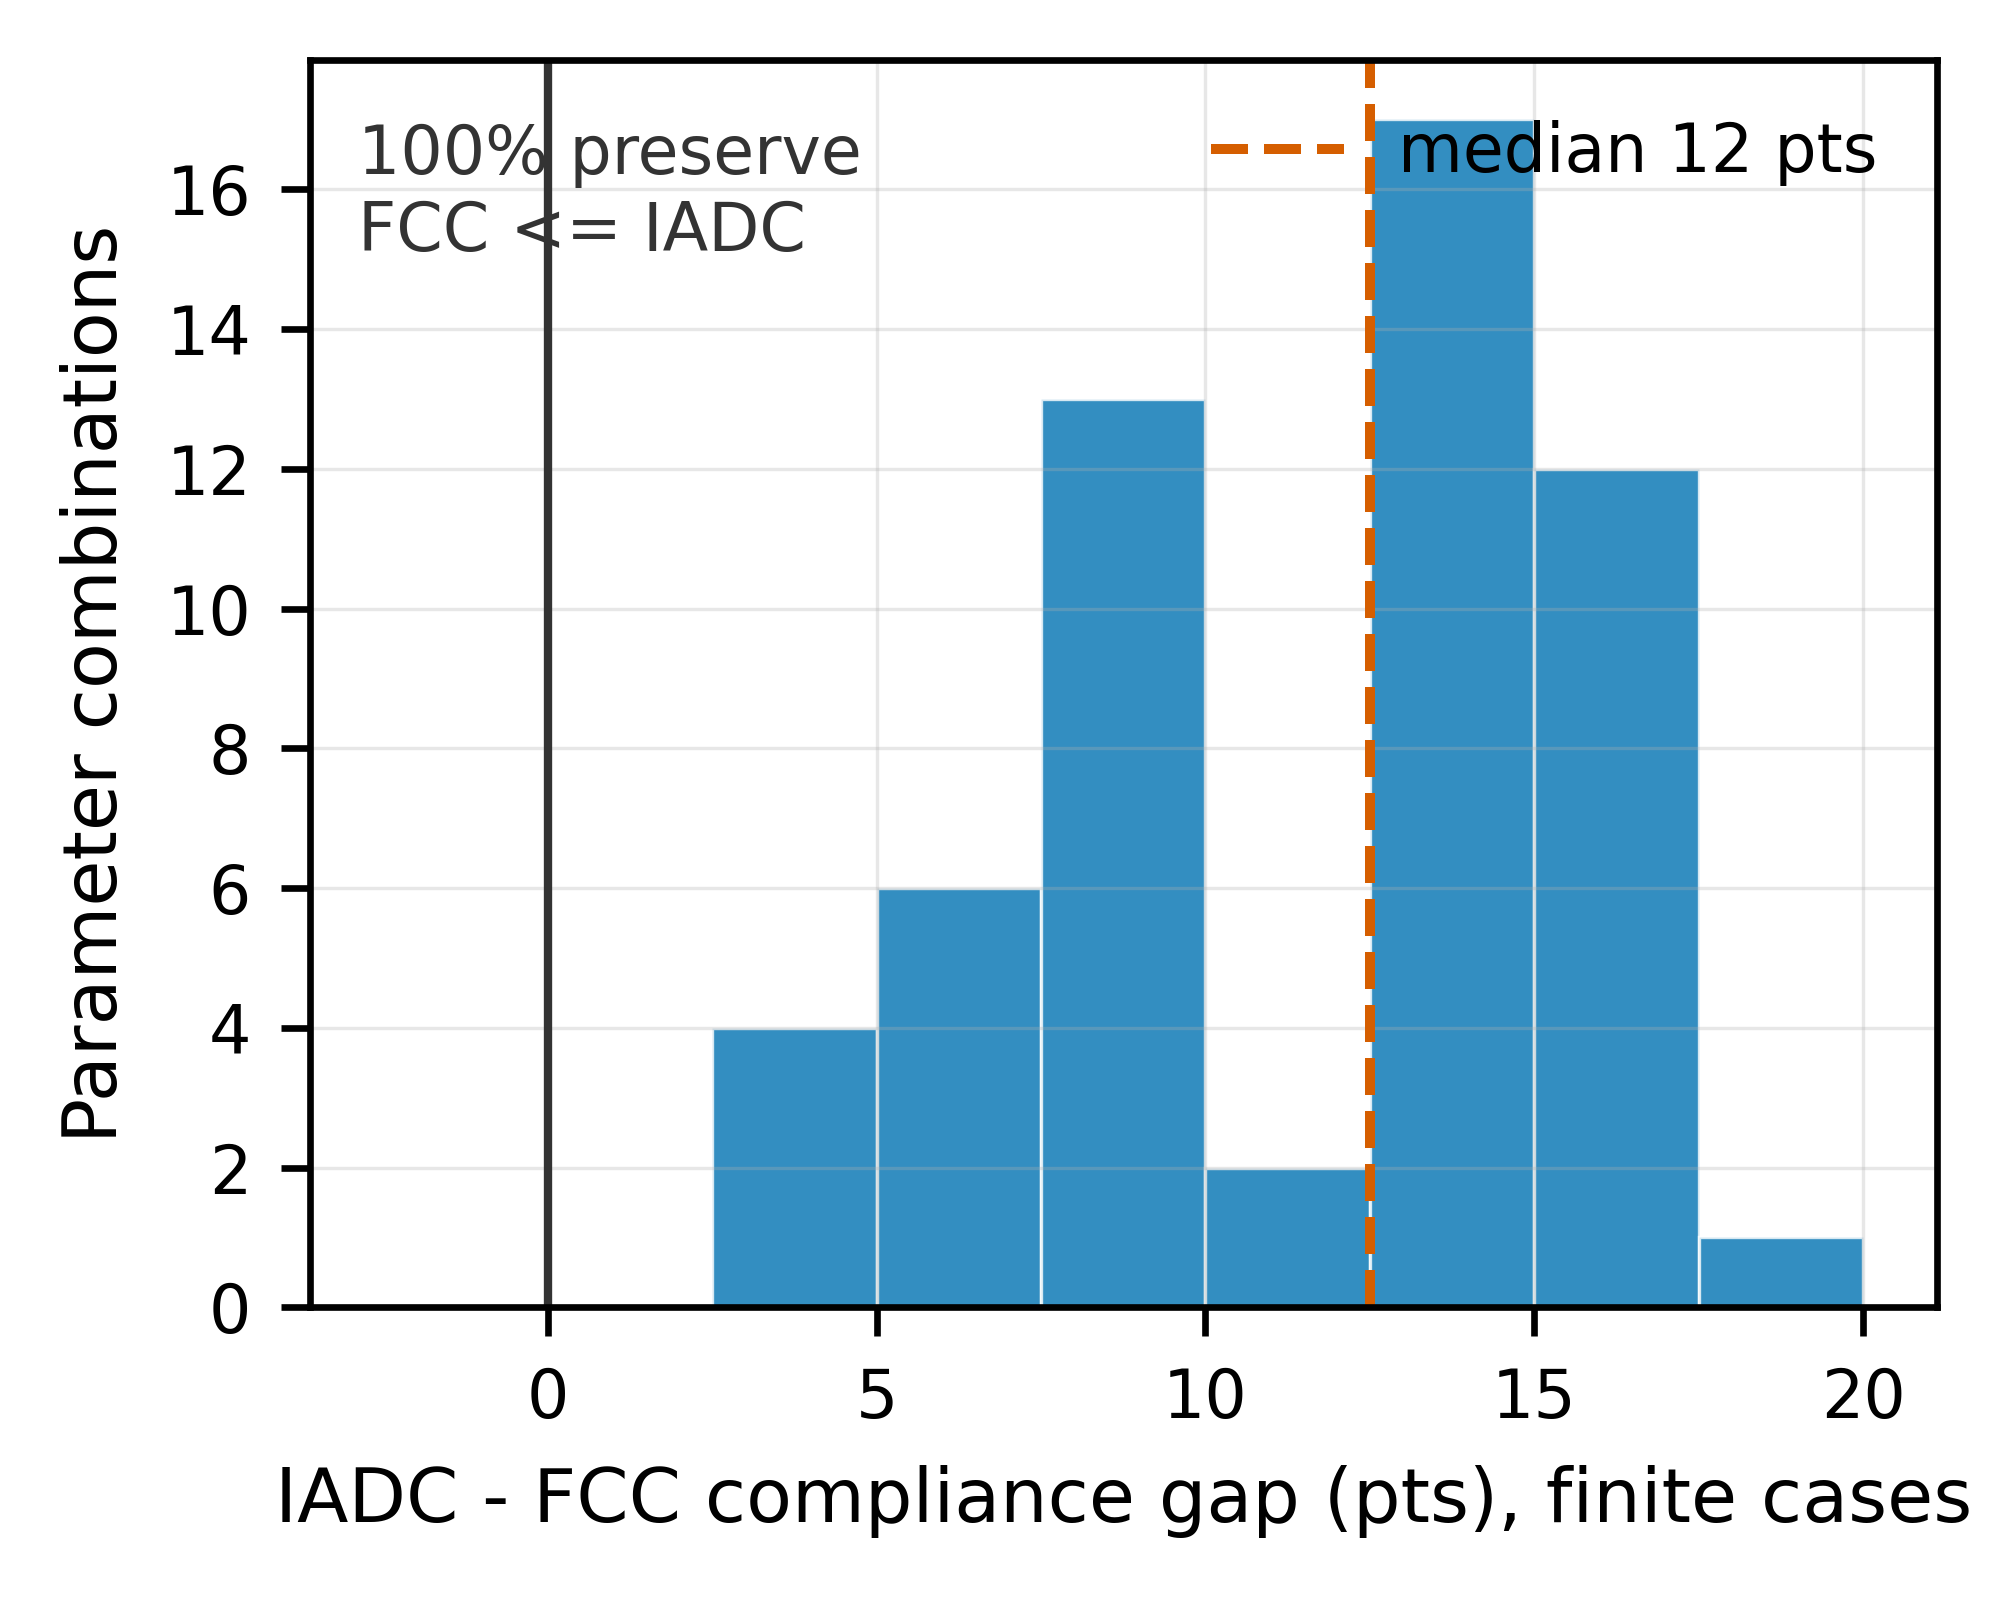

This chart was generated by the following Python code:
import sys
import os
sys.path.insert(0, os.path.dirname(os.path.dirname(os.path.abspath(__file__))))
sys.path.insert(0, os.path.dirname(os.path.abspath(__file__)))

import numpy as np
import matplotlib
matplotlib.use("Agg")
import matplotlib.pyplot as plt
import itertools
from model import critical_compliance
from _style import apply, C_FCC, C_IADC

RUNS = 1000
ALTITUDE = 800
LEVELS = {
    "launch_multiplier": [0.5, 1.0, 2.0],
    "population_multiplier": [0.75, 1.0, 1.25],
    "clustering_multiplier": [0.75, 1.0, 1.25],
    "fragment_multiplier": [0.75, 1.0, 1.25],
}


def main():
    apply()
    keys = list(LEVELS)
    combos = list(itertools.product(*(LEVELS[k] for k in keys)))
    gaps, preserved, censored = [], 0, 0
    for combo in combos:
        kw = dict(zip(keys, combo))
        f = critical_compliance(5, ALTITUDE, RUNS, np.random.default_rng(42), **kw)
        i = critical_compliance(25, ALTITUDE, RUNS, np.random.default_rng(42), **kw)
        preserved += f <= i
        if i > 1:
            censored += 1
        else:
            gaps.append((i - f) * 100)
    gaps = np.array(gaps)
    frac = preserved / len(combos)
    print(f"ordering preserved: {preserved}/{len(combos)} ({frac:.0%})")
    print(f"IADC unachievable (censored) in {censored} combinations; FCC achievable in all")
    print(f"finite gaps (n={len(gaps)}): median {np.median(gaps):.1f}, range [{gaps.min():.1f}, {gaps.max():.1f}]")
    fig, ax = plt.subplots(figsize=(3.5, 2.7))
    ax.hist(gaps, bins=np.arange(-2.5, gaps.max() + 2.5, 2.5), color=C_FCC, alpha=0.8,
            edgecolor="white", lw=0.4)
    ax.axvline(0, color="#333333", lw=1.0)
    ax.axvline(np.median(gaps), color=C_IADC, ls="--", lw=1.2, label=f"median {np.median(gaps):.0f} pts")
    ax.set_xlabel("IADC - FCC compliance gap (pts), finite cases"); ax.set_ylabel("Parameter combinations")
    ax.legend(frameon=False, loc="upper right")
    ax.text(0.03, 0.95, f"{frac:.0%} preserve\nFCC <= IADC", transform=ax.transAxes,
            va="top", fontsize=8, color="#333333")
    os.makedirs("outputs", exist_ok=True)
    fig.savefig("outputs/fig_robustness_matrix.pdf", dpi=600, bbox_inches="tight")
    fig.savefig("outputs/fig_robustness_matrix.png", dpi=600, bbox_inches="tight")
    print("saved outputs/fig_robustness_matrix.pdf/.png")


if __name__ == "__main__":
    main()
